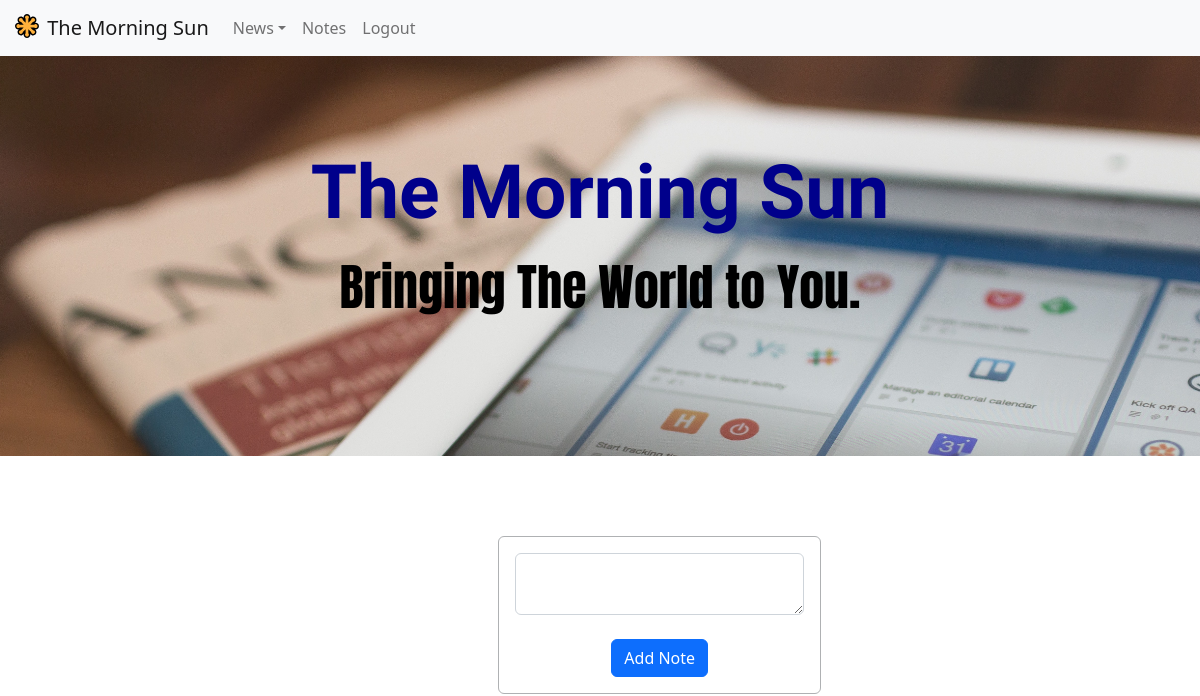
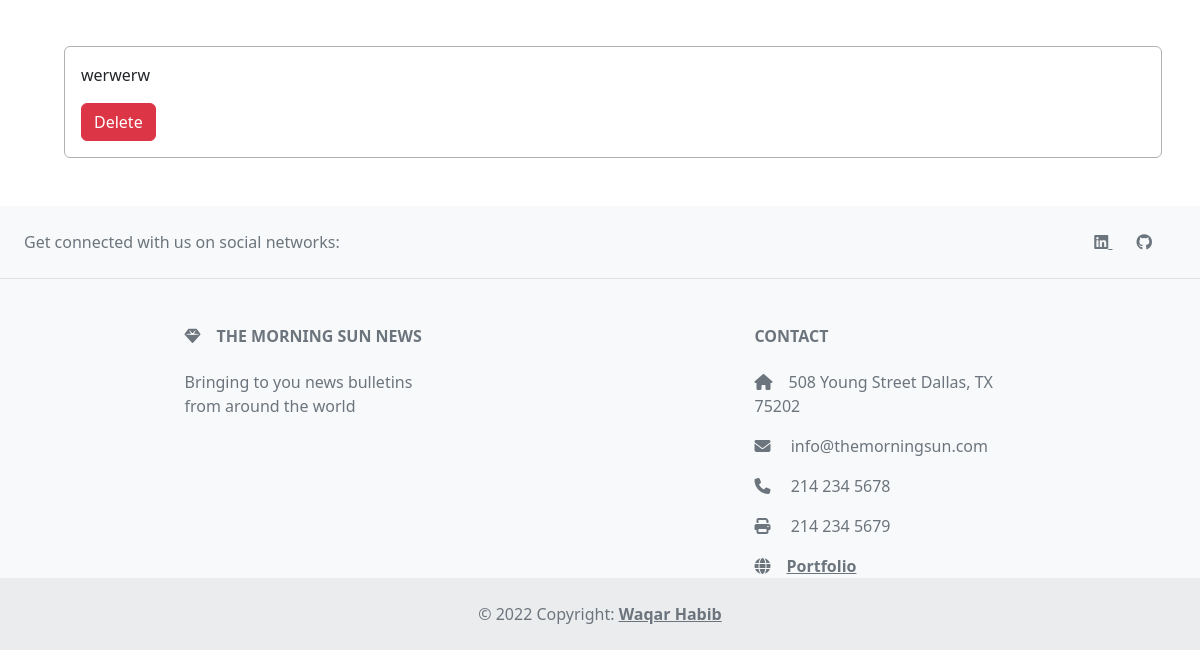
The app's page /notes (signed in), older data (2 pictures, top to bottom).
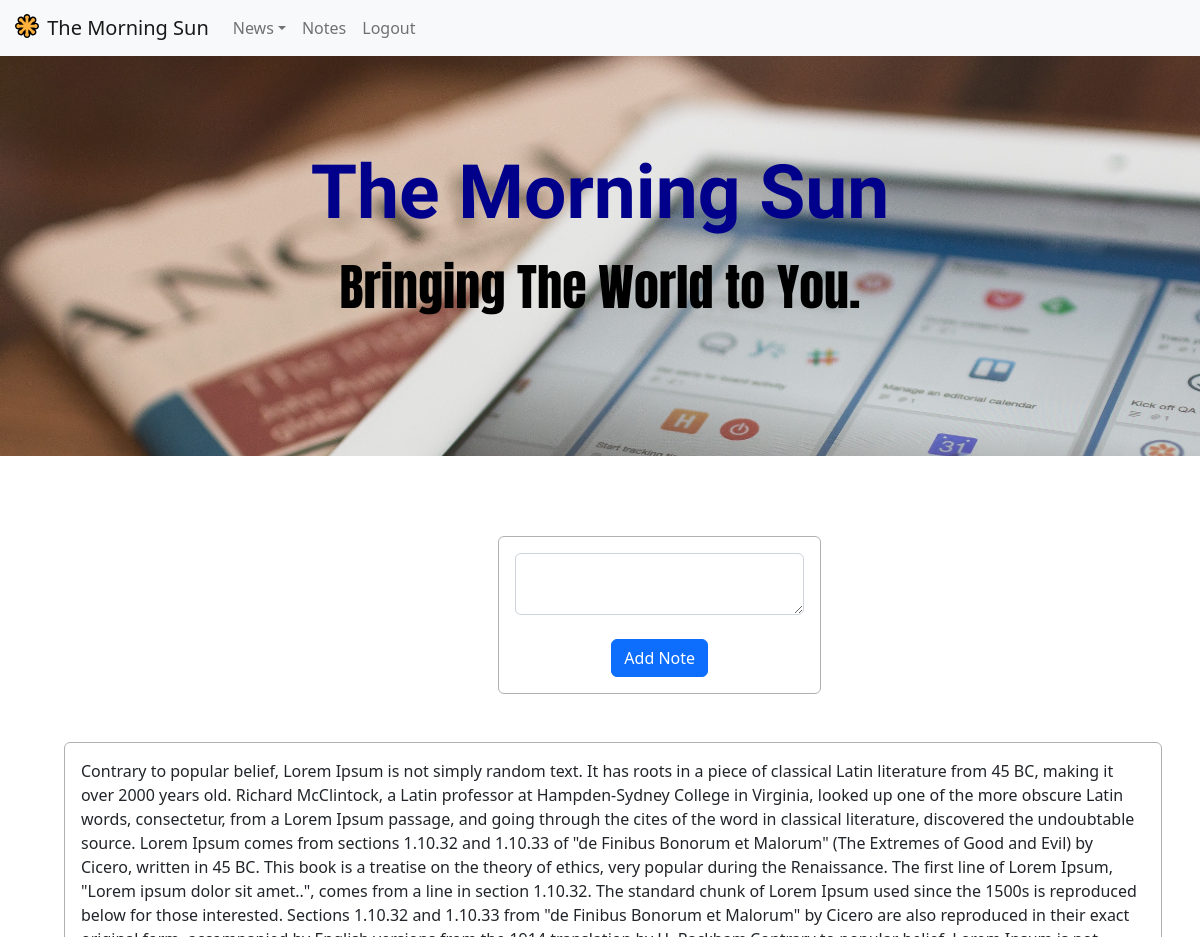
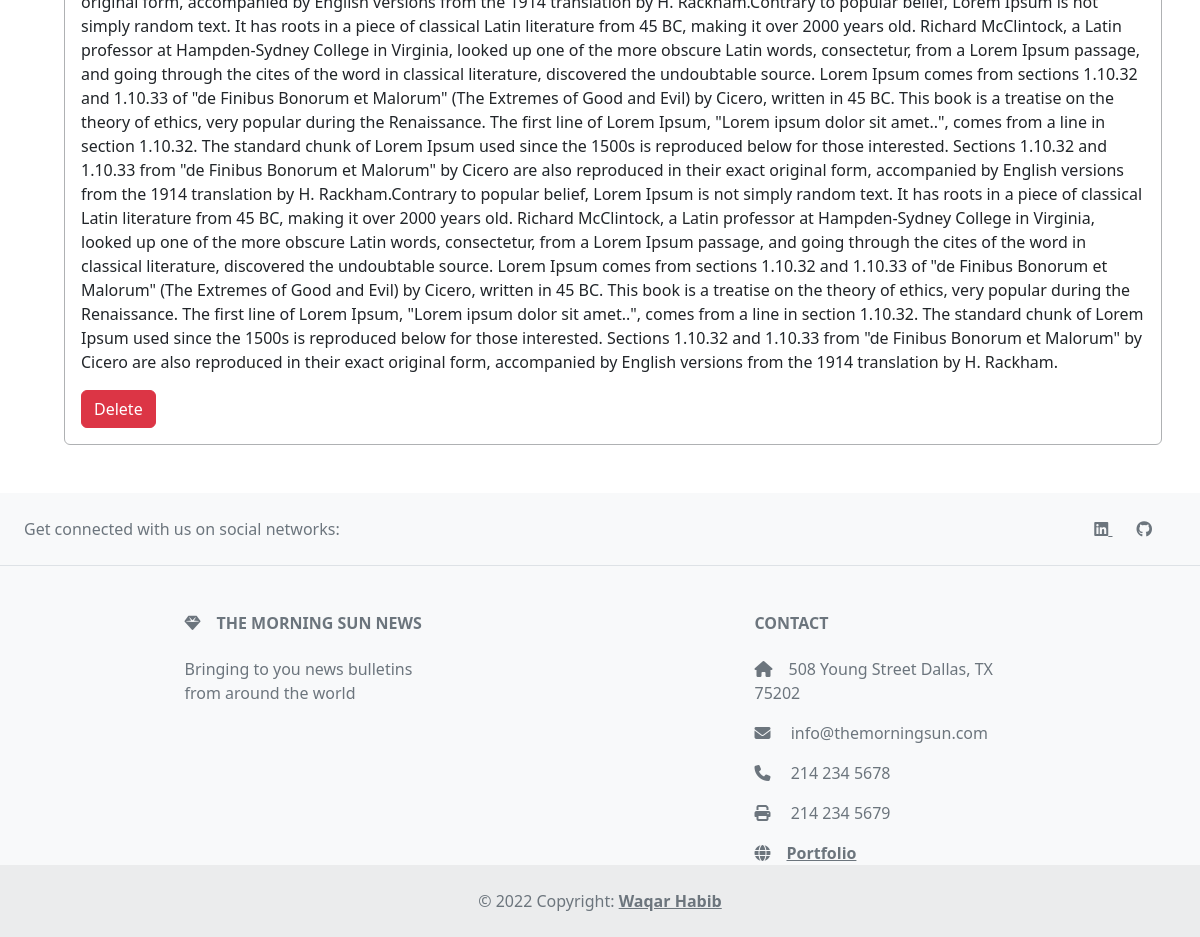
The same page, newer data (2 pictures, top to bottom).
### auth_app/models.py (models this page shows)
class Note(db.Model):
    id = db.Column(db.Integer, primary_key=True)
    data = db.Column(db.String(10000))
    date = db.Column(db.DateTime(timezone=True), default=func.now()) #func gets current date/time
    user_id = db.Column(db.Integer, db.ForeignKey('user.id')) #primary key of the obj used

### auth_app/views.py (the view, shortened to what this page needs)
@views.route('/notes', methods=['GET', 'POST'])
@login_required
def notes():
    return render_template("notes.html", user=current_user)

### auth_app/__init__.py (called while the page is built)
def create_app():
    app = Flask(__name__)
    app.config['SECRET_KEY'] = 'kefnkwelk ewklfnefk'
    app.config['SQLALCHEMY_DATABASE_URI'] = f'sqlite:///{DB_NAME}'
    db.init_app(app)
    from .views import views
    from. auth import auth
    app.register_blueprint(views, url_prefix='/')
    app.register_blueprint(auth, url_prefix='/')
    from .models import User, Note
    create_database(app)
    login_manager = LoginManager()
    login_manager.login_view = 'auth.login'
    login_manager.init_app(app)
    @login_manager.user_loader
    def load_user(id):
        return User.query.get(int(id))
    return app

### auth_app/templates/notes.html
{% extends "base.html" %} {% block title %}Notes{% endblock %} {% block content
%}
<div class="main">
  <div class="row">
    <div class="jumbotron">
      <div class="heading" style="text-align: center">The Morning Sun</div>
      <div class="subheading" style="text-align: center">
        Bringing The World to You.
      </div>
    </div>
  </div>
  <div class="row notesRow">
    <div class="col-3"></div>
    <div class="col-6">
      <div class="card addNote" style="margin-bottom: 3rem; margin-left: 4rem">
        <div class="card-body">
          <form method="POST">
            <textarea name="note" id="note" class="form-control"></textarea>
            <br />
            <div align="center">
              <button type="submit" class="btn btn-primary">Add Note</button>
            </div>
          </form>
        </div>
      </div>
    </div>
    <div class="col-3"></div>
    <div class="col-11" style="margin-left: 4rem">
      {% for note in user.notes %}
      <div class="card notesCard" style="margin-bottom: 3rem">
        <div class="card-body">
          <p class="card-text">{{ note.data }}</p>
          <a href="#" class="btn btn-danger" onClick="deleteNote({{ note.id }})"
            >Delete</a
          >
        </div>
      </div>
      {% endfor %}
    </div>
  </div>
</div>
<footer class="text-center text-lg-start bg-light text-muted">
  <section
    class="d-flex justify-content-center justify-content-lg-between p-4 border-bottom"
  >
    <div class="me-5 d-none d-lg-block">
      <span>Get connected with us on social networks:</span>
    </div>
    <div>
      <a
        href="https://www.linkedin.com/in/waqarhabib94/"
        class="me-4 text-reset"
      >
        <i class="fab fa-linkedin"></i>
      </a>
      <a href="https://github.com/waqar-habib/" class="me-4 text-reset">
        <i class="fab fa-github"></i>
      </a>
    </div>
  </section>
  <section class="">
    <div class="container text-center text-md-start mt-5">
      <div class="row mt-3">
        <div class="col-md-3 col-lg-4 col-xl-3 mx-auto mb-4">
          <h6 class="text-uppercase fw-bold mb-4">
            <i class="fas fa-gem me-3"></i>The Morning Sun News
          </h6>
          <p>Bringing to you news bulletins from around the world</p>
        </div>
        <div class="col-md-4 col-lg-3 col-xl-3 mx-auto mb-md-0 mb-4">
          <h6 class="text-uppercase fw-bold mb-4">Contact</h6>
          <p>
            <i class="fas fa-home me-3"></i>508 Young Street Dallas, TX 75202
          </p>
          <p>
            <i class="fas fa-envelope me-3"></i>
            info@themorningsun.com
          </p>
          <p><i class="fas fa-phone me-3"></i> 214 234 5678</p>
          <p><i class="fas fa-print me-3"></i> 214 234 5679</p>
          <a
            class="text-reset fw-bold"
            href="https://www.waqarhabib.dev"
            target="_blank"
            ><i class="fa fa-globe me-3"></i>Portfolio</a
          >
        </div>
      </div>
    </div>
  </section>
  <div class="text-center p-4" style="background-color: rgba(0, 0, 0, 0.05)">
    © 2022 Copyright:
    <a
      class="text-reset fw-bold"
      href="https://www.waqarhabib.dev"
      target="_blank"
      >Waqar Habib</a
    >
  </div>
</footer>
{% endblock %}

Row changes from the older to the newer data that the page shows:
removed Note: data "werwerw"
added Note: data "Contrary to popular belief, Lorem Ipsum is not simply random text. It has roots in a piece of classical Latin literature from 45 BC, making it over 2000 years old. Richard McClintock, a Latin professor at Hampden-Sydney College in Virginia, looked up one of the more obscure Latin words, consectetur, from a Lorem Ipsum passage, and going through the cites of the word in classical literature, discovered the undoubtable source. Lorem Ipsum comes from sections 1.10.32 and 1.10.33 of \"de Finibus Bonorum et Malorum\" (The Extremes of Good and Evil) by Cicero, written in 45 BC. This book is a treatise on the theory of ethics, very popular during the Renaissance. The first line of Lorem Ipsum,…"
